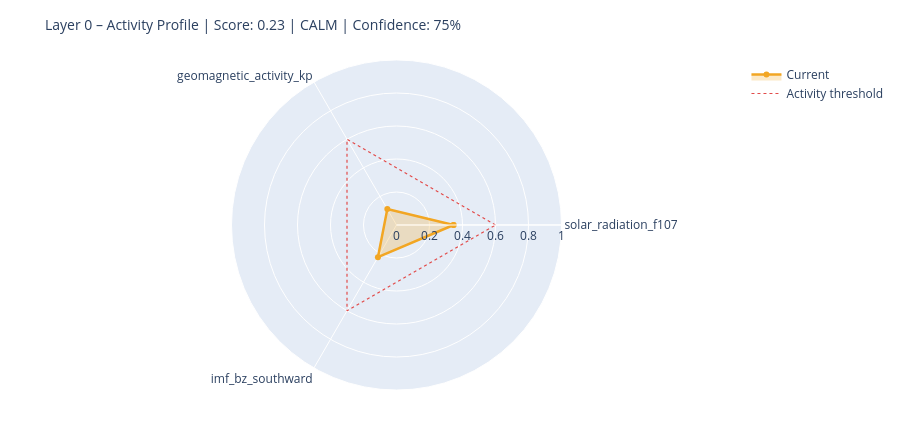

This figure's notebook cell:
### Markdown cell above
---
## 6. State Assessment & Handoff to Layer 1

### Code cell
# ============================================================
# STEP 1 – Collect raw values with source modes
# Mode: 'primary' | 'fallback_3h' | 'last_valid' | 'missing'
# ============================================================

def safe_last(df, col):
    if df is None or col not in df.columns: return None
    s = df[col].dropna()
    return float(s.iloc[-1]) if not s.empty else None

f107_now = safe_last(df_f107, 'f10.7')
bz_now   = safe_last(df_mag,  'bz_gsm')
kp_now   = safe_last(df_kp,   'kp')
sw_now   = safe_last(df_sw,   'speed')

source_modes = {
    'F10.7':    'primary'  if f107_now is not None else 'missing',
    'Kp':       'primary'  if kp_now   is not None else 'missing',
    'IMF_Bz':   'primary'  if bz_now   is not None else 'missing',
    'SW_speed': 'primary'  if sw_now   is not None else 'missing',
}

# Kp Fallback – 3h endpoint
if kp_now is None:
    try:
        r = requests.get(
            'https://services.swpc.noaa.gov/json/noaa-planetary-k-index.json',
            timeout=10)
        r.raise_for_status()
        fb = pd.DataFrame(r.json())
        tc = next((c for c in fb.columns if 'time' in c.lower()), fb.columns[0])
        kc = next((c for c in fb.columns if 'kp' in c.lower() and c != tc), None)
        if kc:
            fb[kc] = fb[kc].astype(str).str.extract(r'([0-9]+(?:\.[0-9]*)?)')[0]
            fb[kc] = pd.to_numeric(fb[kc], errors='coerce')
            fb = fb[fb[kc] >= 0].dropna(subset=[kc])
            if not fb.empty:
                kp_now = float(fb[kc].iloc[-1])
                source_modes['Kp'] = 'fallback_3h'
                print(f'  Kp fallback (3h): {kp_now:.1f}')
    except Exception as e:
        print(f'  Kp fallback failed: {e}')

# Solar Wind Fallback – last valid value
if sw_now is None and df_sw is not None and 'speed' in df_sw.columns:
    s = df_sw['speed'].dropna()
    if not s.empty:
        sw_now = float(s.iloc[-1])
        source_modes['SW_speed'] = 'last_valid'
        print(f'  SW fallback (last_valid): {sw_now:.0f} km/s')

print()
print('Source modes:', source_modes)

# ============================================================
# STEP 2 – Score from available components only
# ============================================================

def norm(v, lo, hi):
    if v is None: return None
    return max(0.0, min(1.0, (v - lo) / (hi - lo)))

COMPONENTS = {
    'solar_radiation_f107':    (f107_now, norm(f107_now, 60, 250)),
    'geomagnetic_activity_kp': (kp_now,   norm(kp_now,   0,   9)),
    'imf_bz_southward':        (bz_now,   norm(-(bz_now or 0) if bz_now else None, -5, 30)
                                           if bz_now is not None else None),
    'solar_wind_speed':        (sw_now,   norm(sw_now, 300, 800)),
}

available   = {k: v[1] for k, v in COMPONENTS.items() if v[1] is not None}
unavailable = [k for k, v in COMPONENTS.items() if v[1] is None]

layer0_score = round(sum(available.values()) / len(available), 4) if available else None
confidence   = round(len(available) / len(COMPONENTS), 2)

level = ('unknown'  if layer0_score is None
         else 'calm'     if layer0_score < 0.3
         else 'moderate' if layer0_score < 0.6
         else 'active')

# ============================================================
# STEP 3 – Dominant Driver
# ============================================================

def dominant_driver(kp, f107, bz, sw):
    candidates = []
    if kp   is not None and kp   >= 4:   candidates.append(('geomagnetic',    kp / 9))
    if sw   is not None and sw   >= 500:  candidates.append(('solar_wind',     sw / 800))
    if bz   is not None and bz   <= -5:   candidates.append(('imf_southward',  abs(bz) / 30))
    if f107 is not None and f107 >= 150:  candidates.append(('solar_radiation',f107 / 250))
    return max(candidates, key=lambda x: x[1])[0] if candidates else 'none'

driver = dominant_driver(kp_now, f107_now, bz_now, sw_now)

# ============================================================
# STEP 4 – Downstream expectations
# ============================================================

def downstream_expectation(driver, score, kp, bz, f107):
    exp = {
        'magnetosphere':        'calm',
        'ionosphere':           'calm',
        'schumann_resonance':   'unchanged',
        'lithosphere_currents': 'low',
    }
    if driver == 'geomagnetic' or (kp and kp >= 5):
        exp['magnetosphere']        = 'compressed / storm'
        exp['ionosphere']           = 'elevated disturbance (TEC variability)'
        exp['schumann_resonance']   = 'elevated amplitude possible'
        exp['lithosphere_currents'] = 'elevated induction currents'
    elif driver == 'imf_southward' or (bz and bz <= -5):
        exp['magnetosphere']        = 'energy coupling active'
        exp['ionosphere']           = 'elevated electron density possible'
        exp['schumann_resonance']   = 'slight modulation possible'
    elif driver == 'solar_radiation' or (f107 and f107 >= 150):
        exp['ionosphere']           = 'elevated ionization (F-layer)'
        exp['schumann_resonance']   = 'slightly elevated background activity'
    return exp

downstream = downstream_expectation(driver, layer0_score, kp_now, bz_now, f107_now)

# ============================================================
# CONSOLE OUTPUT
# ============================================================

W = 58
print('=' * W)
print('LAYER 0 – STATE ASSESSMENT')
print('=' * W)
for name, (raw_v, score_v) in COMPONENTS.items():
    if score_v is not None:
        bar = '█' * int(score_v * 20) + '░' * (20 - int(score_v * 20))
        print(f'  {name:<35}  {bar}  {score_v:.2f}')
    else:
        print(f'  {name:<35}  {"─" * 20}  n/a')
print('-' * W)
print(f'  Score ({len(available)}/{len(COMPONENTS)} components):  {layer0_score:.3f}')
print(f'  Confidence:         {confidence:.0%}')
print(f'  Level:              {level.upper()}')
print(f'  Dominant Driver:    {driver}')

# Radar chart
cats = list(available.keys())
vals = list(available.values())
if len(cats) >= 3:
    fig = go.Figure()
    fig.add_trace(go.Scatterpolar(
        r=vals + [vals[0]], theta=cats + [cats[0]],
        fill='toself', fillcolor='rgba(242,166,35,0.25)',
        line=dict(color='#F2A623', width=2.5), name='Current'
    ))
    fig.add_trace(go.Scatterpolar(
        r=[0.6] * (len(cats) + 1), theta=cats + [cats[0]],
        line=dict(color='#E24B4A', dash='dot', width=1.2),
        mode='lines', name='Activity threshold'
    ))
    fig.update_layout(
        title=dict(text=f'Layer 0 – Activity Profile | Score: {layer0_score:.2f} | {level.upper()} | Confidence: {confidence:.0%}',
                   font=dict(size=14)),
        polar=dict(radialaxis=dict(visible=True, range=[0, 1])),
        height=430, showlegend=True,
        margin=dict(l=60, r=60, t=60, b=40)
    )
    fig.show()

### Figure 1 — Plotly figure (JSON) as saved in the notebook; plotly's stock layout.template omitted (floating-point values rounded to 4 significant figures)
{"data": [{"fill": "toself", "fillcolor": "rgba(242,166,35,0.25)", "line": {"color": "#F2A623", "width": 2.5}, "name": "Current", "r": [0.3457, 0.1111, 0.2251, 0.3457], "theta": ["solar_radiation_f107", "geomagnetic_activity_kp", "imf_bz_southward", "solar_radiation_f107"], "type": "scatterpolar"}, {"line": {"color": "#E24B4A", "dash": "dot", "width": 1.2}, "mode": "lines", "name": "Activity threshold", "r": [0.6, 0.6, 0.6, 0.6], "theta": ["solar_radiation_f107", "geomagnetic_activity_kp", "imf_bz_southward", "solar_radiation_f107"], "type": "scatterpolar"}], "layout": {"height": 430, "margin": {"b": 40, "l": 60, "r": 60, "t": 60}, "polar": {"radialaxis": {"range": [0, 1], "visible": true}}, "showlegend": true, "title": {"font": {"size": 14}, "text": "Layer 0 – Activity Profile | Score: 0.23 | CALM | Confidence: 75%"}}}
